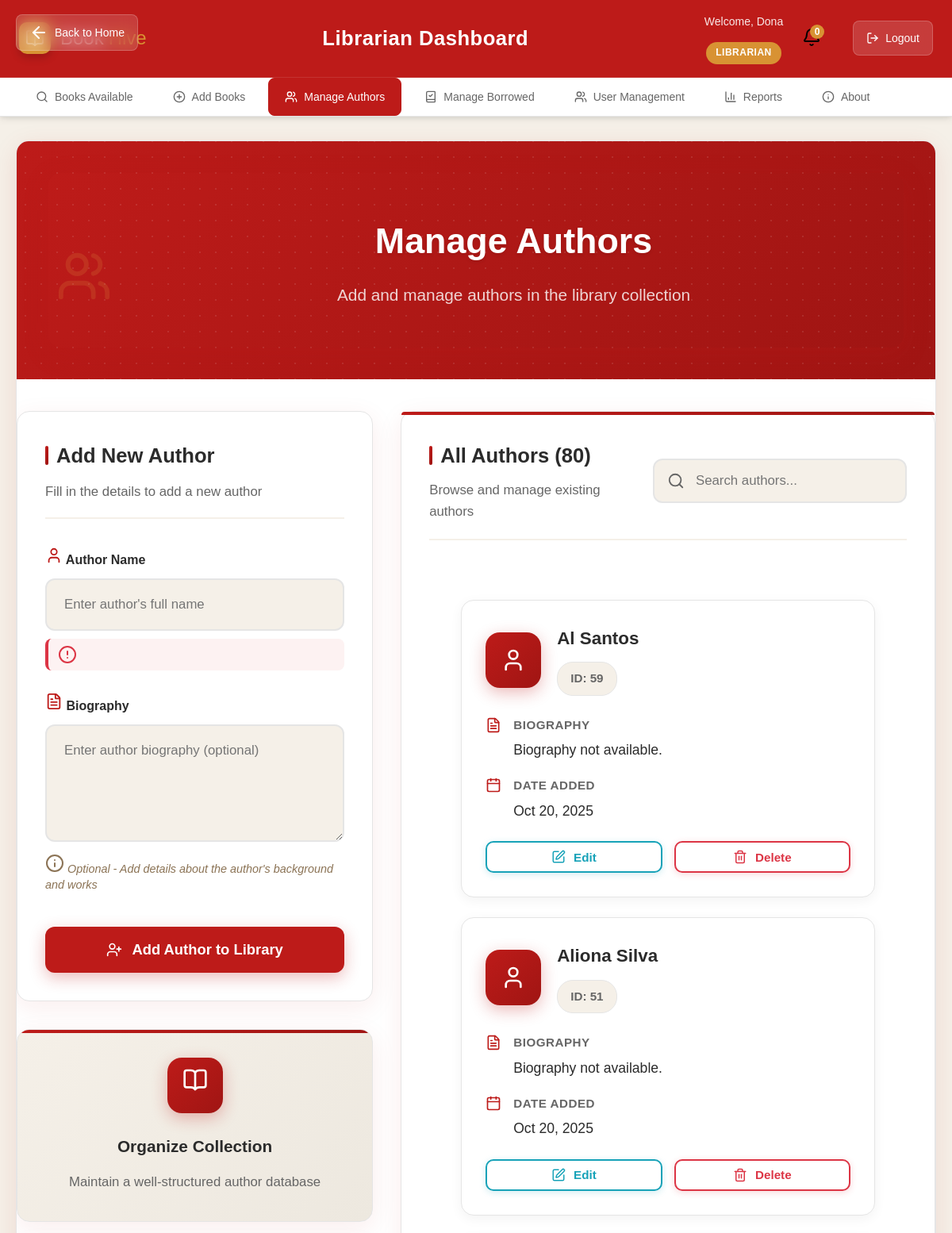
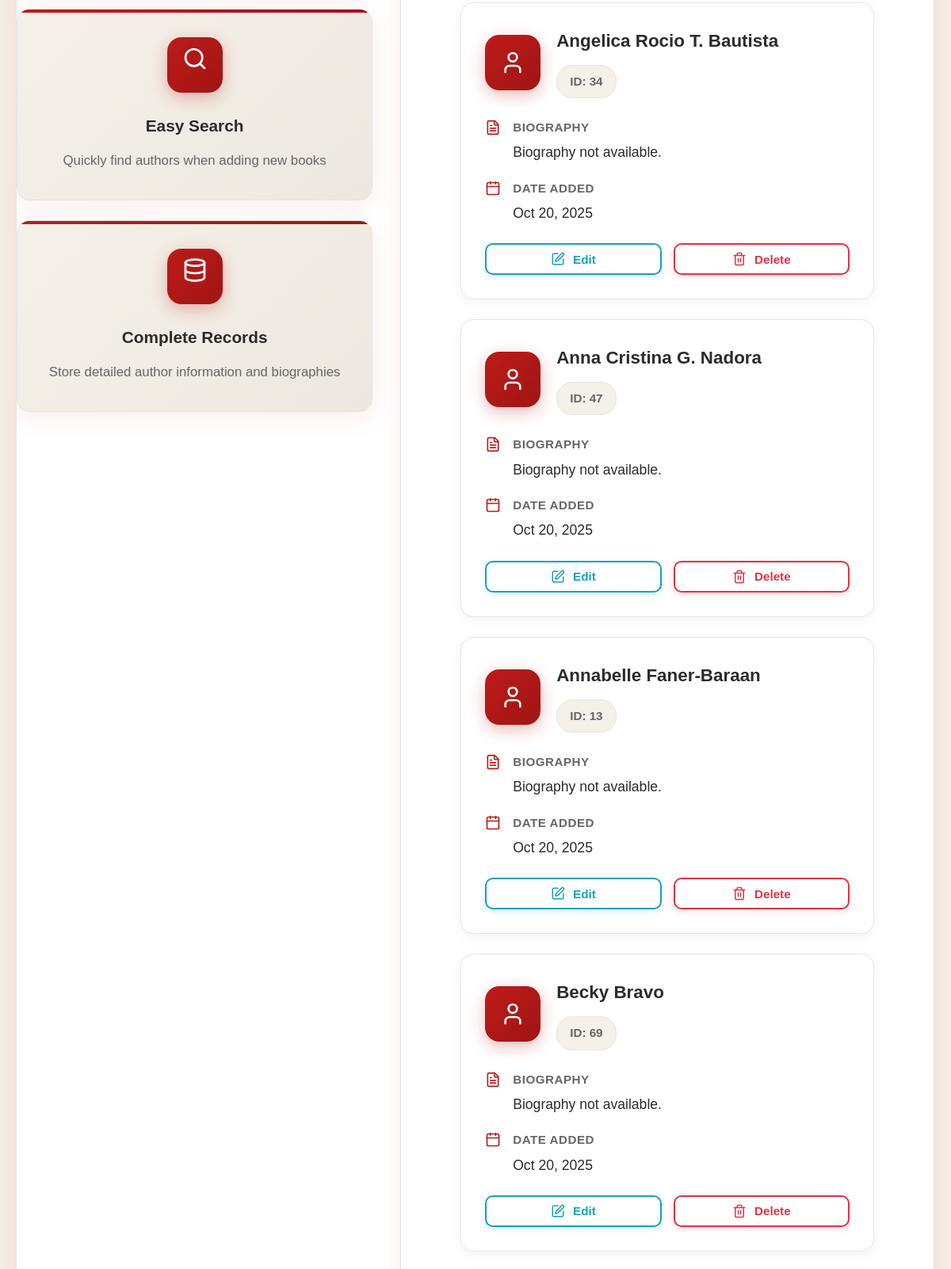
Screenshot of /authors.php (signed in, upper part) with the database file from the repository (2 pictures, top to bottom).
### tables this page shows
CREATE TABLE `authors` (
  `author_id` int(11) NOT NULL,
  `author_name` varchar(100) NOT NULL,
  `biography` text DEFAULT NULL,
  `created_at` timestamp NOT NULL DEFAULT current_timestamp()
);

### authors.php (the view, shortened to what this page needs)
<?php
require_once 'header.php';
$author_name = $biography = "";
$author_name_err = $biography_err = "";
$authors = $conn->query("SELECT author_id, author_name, biography, created_at FROM authors ORDER BY author_name")->fetch_all(MYSQLI_ASSOC);
?>
<link rel="stylesheet" href="authors.css">
<div class="authors-container">
    <div class="authors-content">
        <div class="authors-header">
            <div class="header-content">
                <i data-lucide="users" class="header-icon"></i>
                <div class="header-text">
                    <h1>Manage Authors</h1>
                    <p>Add and manage authors in the library collection</p>
                </div>
            </div>
        </div>
        <div class="authors-layout">
            <div class="form-section">
                <div class="form-card">
                    <div class="form-header">
                        <h2>Add New Author</h2>
                        <p>Fill in the details to add a new author</p>
                    </div>
                    <form action="<?php echo htmlspecialchars($_SERVER["PHP_SELF"]); ?>" method="post" id="addAuthorForm" class="author-form">
                        <div class="form-group">
                            <label class="form-label">
                                <i data-lucide="user" class="form-label-icon"></i>
                                Author Name
                            </label>
                            <input type="text" name="author_name" class="form-input <?php echo (!empty($author_name_err)) ? 'is-invalid' : ''; ?>" value="<?php echo $author_name; ?>" placeholder="Enter author's full name" required>
                            <span class="invalid-feedback">
                                <i data-lucide="alert-circle"></i>
                            </span>
                        </div>
                        <div class="form-group">
                            <label class="form-label">
                                <i data-lucide="file-text" class="form-label-icon"></i>
                                Biography
                            </label>
                            <textarea name="biography" class="form-textarea" rows="4" placeholder="Enter author biography (optional)"><?php echo $biography; ?></textarea>
                            <div class="form-help">
                                <i data-lucide="info" class="help-icon"></i>
                                Optional - Add details about the author's background and works
                            </div>
                        </div>
                        <div class="form-actions">
                            <button type="submit" class="btn btn-primary btn-submit" id="submit-btn">
                                <i data-lucide="user-plus" class="btn-icon"></i>
                                Add Author to Library
                            </button>
                        </div>
                    </form>
                </div>
                <div class="feature-grid">
                    <div class="feature-card">
                        <div class="feature-icon-container">
                            <i data-lucide="book-open" class="feature-icon"></i>
                        </div>
                        <h4>Organize Collection</h4>
                        <p>Maintain a well-structured author database</p>
                    </div>
                    <div class="feature-card">
                        <div class="feature-icon-container">
                            <i data-lucide="search" class="feature-icon"></i>
                        </div>
                        <h4>Easy Search</h4>
                        <p>Quickly find authors when adding new books</p>
                    </div>
                    <div class="feature-card">
                        <div class="feature-icon-container">
                            <i data-lucide="database" class="feature-icon"></i>
                        </div>
                        <h4>Complete Records</h4>
                        <p>Store detailed author information and biographies</p>
                    </div>
                </div>
            </div>
            <div class="list-section">
                <div class="list-header">
                    <div class="list-title">
                        <h3>All Authors (<?php echo count($authors); ?>)</h3>
                        <p>Browse and manage existing authors</p>
                    </div>
                    <div class="list-actions">
                        <div class="search-box">
                            <i data-lucide="search" class="search-icon"></i>
                            <input type="text" placeholder="Search authors..." class="search-input">
                        </div>
                    </div>
                </div>
                <div class="authors-grid">
                    <?php if (count($authors) > 0): ?>
                        <?php foreach ($authors as $author): ?>
                            <div class="author-card">
                                <div class="author-header">
                                    <div class="author-avatar">
                                        <i data-lucide="user" class="avatar-icon"></i>
                                    </div>
                                    <div class="author-info">
                                        <h4 class="author-name"><?php echo htmlspecialchars($author['author_name']); ?></h4>
                                        <span class="author-id">ID: <?php echo $author['author_id']; ?></span>
                                    </div>
                                </div>
                                <div class="author-details">
                                    <div class="detail-item">
                                        <i data-lucide="file-text" class="detail-icon"></i>
                                        <div class="detail-content">
                                            <span class="detail-label">Biography</span>
                                            <span class="detail-value">
                                                <?php
                                                if (!empty($author['biography'])) {
                                                    echo strlen($author['biography']) > 100
                                                        ? htmlspecialchars(substr($author['biography'], 0, 100)) . '...'
                                                        : htmlspecialchars($author['biography']);
                                                } else {
                                                    echo '<span class="no-info">Biography not available</span>';
                                                }
                                                ?>
                                            </span>
                                        </div>
                                    </div>
                                    <div class="detail-item">
                                        <i data-lucide="calendar" class="detail-icon"></i>
                                        <div class="detail-content">
                                            <span class="detail-label">Date Added</span>
                                            <span class="detail-value"><?php echo date('M j, Y', strtotime($author['created_at'])); ?></span>
                                        </div>
                                    </div>
                                </div>
                                <div class="author-actions">
                                    <button class="btn-action btn-edit" onclick="editAuthor(<?php echo $author['author_id']; ?>)">
                                        <i data-lucide="edit" class="action-icon"></i>
                                        Edit
                                    </button>
                                    <button class="btn-action btn-delete" onclick="deleteAuthor(<?php echo $author['author_id']; ?>, '<?php echo htmlspecialchars($author['author_name']); ?>')">
                                        <i data-lucide="trash-2" class="action-icon"></i>
                                        Delete
                                    </button>
                                </div>
                            </div>
                        <?php endforeach; ?>
                    <?php endif; ?>
                </div>
            </div>
        </div>
    </div>
</div>
<?php
require_once 'footer.php';
?>

### rows the page displays
authors: author_name "Al Santos", author_id "59", biography "Biography not available.", created_at "Oct 20, 2025"
authors: author_name "Aliona Silva", author_id "51", biography "Biography not available.", created_at "Oct 20, 2025"
authors: author_name "Angelica Rocio T. Bautista", author_id "34", biography "Biography not available.", created_at "Oct 20, 2025"
authors: author_name "Anna Cristina G. Nadora", author_id "47", biography "Biography not available.", created_at "Oct 20, 2025"
authors: author_name "Annabelle Faner-Baraan", author_id "13", biography "Biography not available.", created_at "Oct 20, 2025"
authors: author_name "Becky Bravo", author_id "69", biography "Biography not available.", created_at "Oct 20, 2025"

### other values shown
$current_role "Librarian"
explode(' ', $full_name)[0] "Dona"
$current_role "LIBRARIAN"
count($authors) "80"
